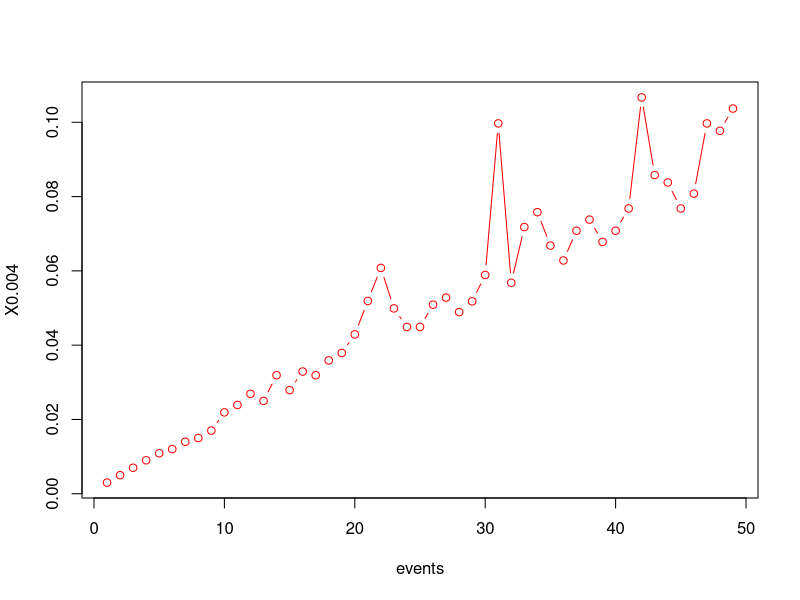

Write R code to recreate this figure.
times <- read.table("instance.dat", header = TRUE)
events <- c(1:length(times$X0.004))
dt <- data.frame(events,times)
plot(dt,type="b",col="red")
